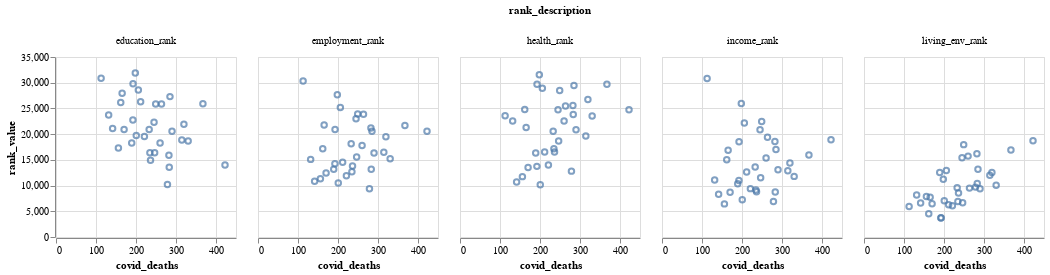

Notebook code cell kept with this figure:
### Code cell
alt.Chart(london_deprivation).mark_point().encode(
    x='covid_deaths:Q',
    y='rank_value:Q', 
    tooltip = ['name']
).properties(
    width=180,
    height=180
).facet(
    column='rank_description:N'
).interactive()

### Figure 1 — Vega-Lite specification as saved in the notebook (floating-point values rounded to 4 significant figures; data arrays with more than 128 entries replaced by an {"elided": "..."} marker saying what was removed)
{"config": {"view": {"continuousWidth": 400, "continuousHeight": 300}}, "data": {"name": "data-e5462b7e12b99f34f118992a125f51a2"}, "facet": {"column": {"type": "nominal", "field": "rank_description"}}, "spec": {"mark": "point", "encoding": {"tooltip": [{"type": "nominal", "field": "name"}], "x": {"type": "quantitative", "field": "covid_deaths"}, "y": {"type": "quantitative", "field": "rank_value"}}, "height": 180, "selection": {"selector001": {"type": "interval", "bind": "scales", "encodings": ["x", "y"]}}, "width": 180}, "$schema": "https://vega.github.io/schema/vega-lite/v4.8.1.json", "datasets": {"data-e5462b7e12b99f34f118992a125f51a2": {"elided": "165 records"}}}
